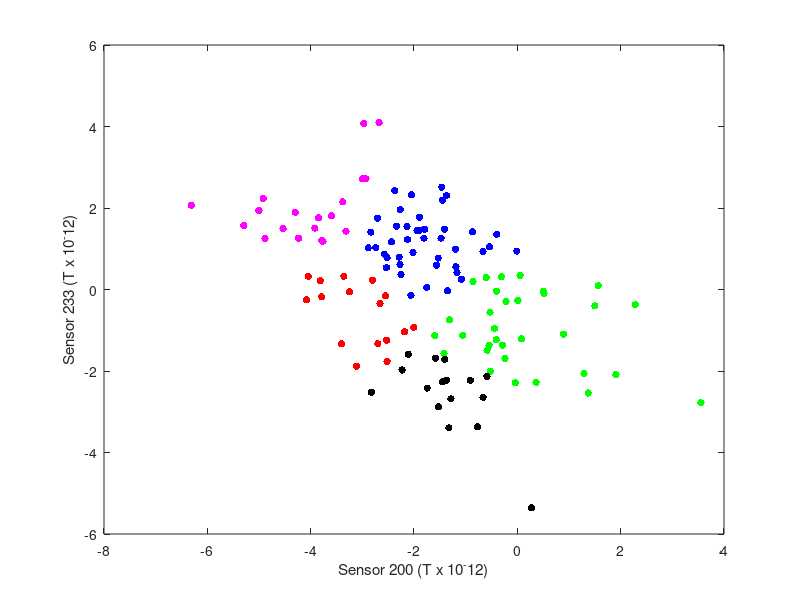

This chart was generated by the following MATLAB code:

%% Load the data
load('kmeans_results.mat')
load('MEG_decoding_data_final.mat')

%% Extract a subset of the data matrix
X = MEG_data(:, [200,233]);

%% Run kmeans clustering
IDX = kmeans(X, 5);

%% Displaying your clustered MEG Data
figure
x1 = X(IDX==1, 1); y1 = X(IDX==1, 2);
plot(x1, y1, 'b.', 'MarkerSize', 16);
xlabel('Sensor 200 (T x 10^-12)');
ylabel('Sensor 233 (T x 10^-12)');
set(gca, 'Xticklabel', {'-8', '-6', '-4', '-2', '0', '2', '4'});
set(gca, 'Yticklabel', {'-6', '-4', '-2', '0', '2', '4', '6'});
hold on

x2 = X(IDX==2, 1); y2 = X(IDX==2, 2);
plot(x2, y2, 'r.', 'MarkerSize', 16);

x3 = X(IDX==3, 1); y3 = X(IDX==3, 2);
plot(x3, y3, 'g.', 'MarkerSize', 16);

x4 = X(IDX==4, 1); y4 = X(IDX==4, 2);
plot(x4, y4, 'k.', 'MarkerSize', 16);

x5 = X(IDX==5, 1); y5 = X(IDX==5, 2);
plot(x5, y5, 'm.', 'MarkerSize', 16);
